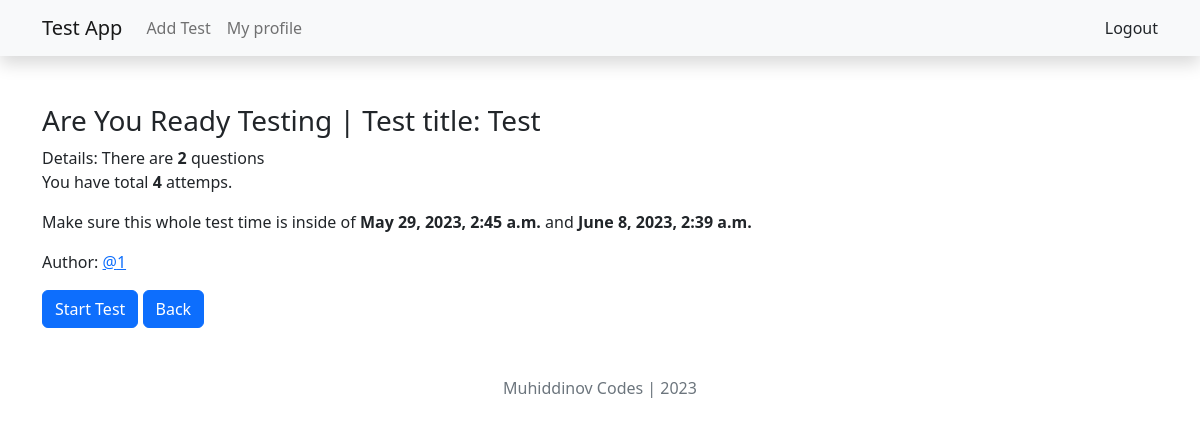
The page /4/ready_to_test (signed in) on the database its author committed.
### main/models.py (models this page shows, shortened)
class Test(models.Model):
    author=models.ForeignKey(User,on_delete=models.CASCADE)
    category=models.ForeignKey(Category,on_delete=models.CASCADE)
    title=models.CharField(max_length=200, null=True)
    maximum_attemps=models.PositiveBigIntegerField(null=True)
    start_date=models.DateTimeField(default=timezone.now, null=True)
    end_date=models.DateTimeField(default=(timezone.now()+timezone.timedelta(days=10)))
    pass_percentage=models.PositiveBigIntegerField(null=True)

### main/views.py (the view)
# urls.py: path('<int:test_id>/ready_to_test', ready_to_test, name='ready_to_test'),
@login_required(login_url='login')
def ready_to_test(request, test_id):
    test = get_object_or_404(Test, id = test_id)
    return render(request, 'ready_to_test.html', {'test':test})

### templates/ready_to_test.html (shortened to what this page needs)
{% extends "base.html" %}
{% block content %}
    <div class="content mt-5">
        <h3>Are You Ready Testing | Test title: {{test.title}}</h3>
        <p>
            Details: There are <strong>{{test.question_set.all.count}}</strong> questions
            <br> You have total <strong>{{test.maximum_attemps}}</strong> attemps.
        </p>
        <p>Make sure this whole test time is inside of <strong>{{test.start_date}}</strong> and <strong>{{test.end_date}}</strong></p>
        <p>Author: <a href="{% url 'profile' test.author.id %}">@{{test.author.username}}</a></p>
        <a class="btn btn-primary" href="{% url 'test' test.id %}">Start Test</a>
        <a class="btn btn-primary" href="{% url 'index' %}">Back</a>
    </div>
{% endblock content %}

### rows shown on the page
Test: title "Test", question_set.all.count "2", maximum_attemps "4", start_date "May 29, 2023, 2:45 a.m.", end_date "June 8, 2023, 2:39 a.m.", author.username "1"
